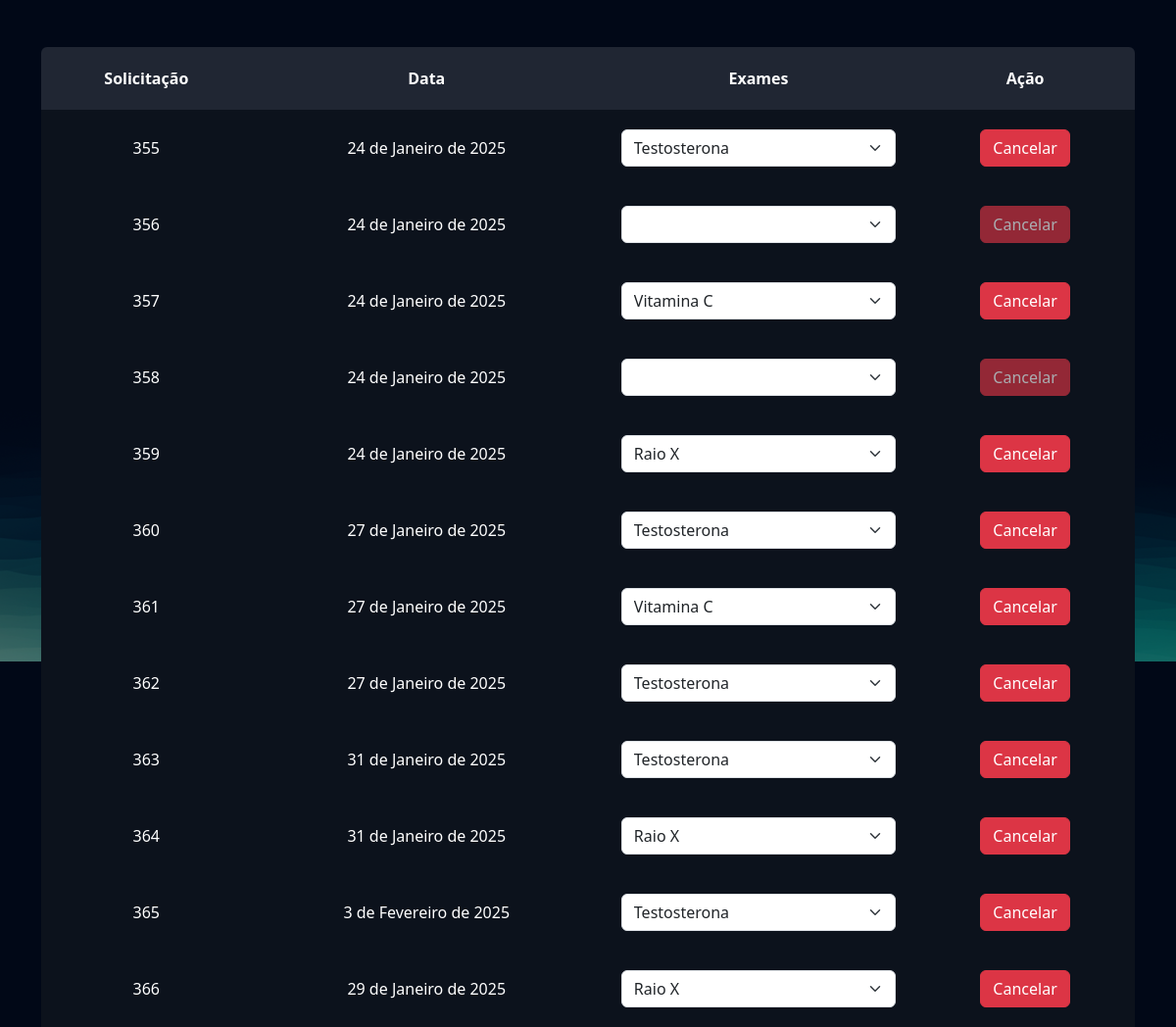
The page /exames/gerenciar_pedidos/ (signed in) on the database its author committed.
### exames/models.py (models this page shows, shortened)
class PedidosExames(models.Model):
    usuario = models.ForeignKey(User, on_delete=models.DO_NOTHING)
    exames = models.ManyToManyField(SolicitacaoExame)
    agendado = models.BooleanField(default=True)
    data = models.DateField()

### exames/views.py (the view)
# urls.py: path('gerenciar_pedidos/', views.gerenciar_pedidos, name="gerenciar_pedidos"),
@login_required
def gerenciar_pedidos(request):
    pedidos_exames = PedidosExames.objects.filter(usuario=request.user)
    return render(request, 'gerenciar_pedidos.html', {'pedidos_exames': pedidos_exames})

### exames/templates/gerenciar_pedidos.html (shortened to what this page needs)
{% extends "bases/base.html" %}
{% load static %}
{% block 'head' %}
    <link href="{% static 'exames/css/css.css' %}" rel="stylesheet">
    <link href="{% static 'exames/css/gerenciar_pedidos.css' %}" rel="stylesheet">
{% endblock 'head' %}
{% block 'conteudo' %}
    <br>
    <br>
    <div class="container">
        <div class="card card-view">
            <table>
                <tr>
                  <th>Solicitação</th>
                  <th>Data</th>
                  <th>Exames</th>
                  <th>Ação</th>
                </tr>
                {% for pedidos in pedidos_exames %}
                    <tr class="linha-tabela">
                        <td>{{pedidos.id}}</td>
                        <td>{{pedidos.data}}</td>
                        <td>
                            <select class="form-select">
                                {% for exame in pedidos.exames.all %}
                                    <option style="color: black"  value="">{{exame.exame.nome}}</option>
                                {% endfor %}
                            </select>
                        </td>
                        <td>
                            <a href="{% url 'cancelar_pedido' pedidos.id %}"  class="btn btn-danger {% if not pedidos.agendado %} disabled {% endif %}">Cancelar</a>
                        </td>
                    </tr>
                {% endfor %}
              </table>
        </div>
    </div>
{% endblock 'conteudo' %}

### templates/bases/base.html (shortened to what this page needs)
{% load static %}
<!doctype html>
<html lang="pt-BR">
  <head>
    <link href="https://cdn.jsdelivr.net/npm/bootstrap@5.3.3/dist/css/bootstrap.min.css" rel="stylesheet">
    <link rel="stylesheet" href="{% static 'geral/css/base.css' %}">
    {% block 'head' %}{% endblock %}
  </head>
  <body>
    {% block 'conteudo' %}{% endblock %}
  </body>
</html>

### templates/static/geral/css/base.css (style rules this page uses)
:root { --main-color: #151C34; --dark-color: #0C121C ; --light-color: #6DE6EE; --contrast-color: #f4c96b; --differential-color: #066668; }
* { color: white }

### templates/static/exames/css/css.css (style rules this page uses)
body { background-image: url('/static/geral/img/bg2.png'); background-size: cover; }
.card { background-color: rgba(217, 217, 217, .14); color: white; padding: 15px; }

### templates/static/exames/css/gerenciar_pedidos.css (style rules this page uses)
.linha-tabela { background-color: var(--dark-color); height: 20px; }
td, th { padding: 20px; }
.card-view { text-align: center; padding: 0; border: none; height: 70vh; }

### rows shown on the page
PedidosExames: id "355", data "24 de Janeiro de 2025"
PedidosExames: id "356", data "24 de Janeiro de 2025"
PedidosExames: id "357", data "24 de Janeiro de 2025"
PedidosExames: id "358", data "24 de Janeiro de 2025"
PedidosExames: id "359", data "24 de Janeiro de 2025"
PedidosExames: id "360", data "27 de Janeiro de 2025"
PedidosExames: id "361", data "27 de Janeiro de 2025"
PedidosExames: id "362", data "27 de Janeiro de 2025"
PedidosExames: id "363", data "31 de Janeiro de 2025"
PedidosExames: id "364", data "31 de Janeiro de 2025"
PedidosExames: id "365", data "3 de Fevereiro de 2025"
PedidosExames: id "366", data "29 de Janeiro de 2025"

### other values the page prints
form field value "Testosterona"
form field value "Vitamina C"
form field value "Raio X"
